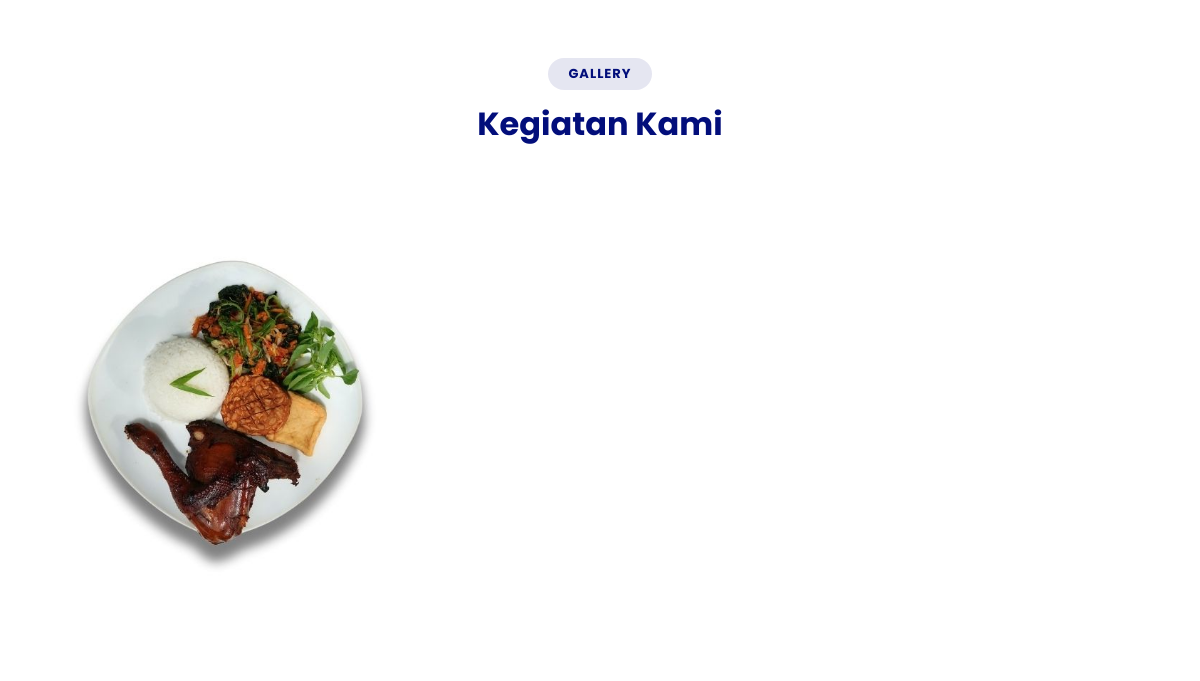
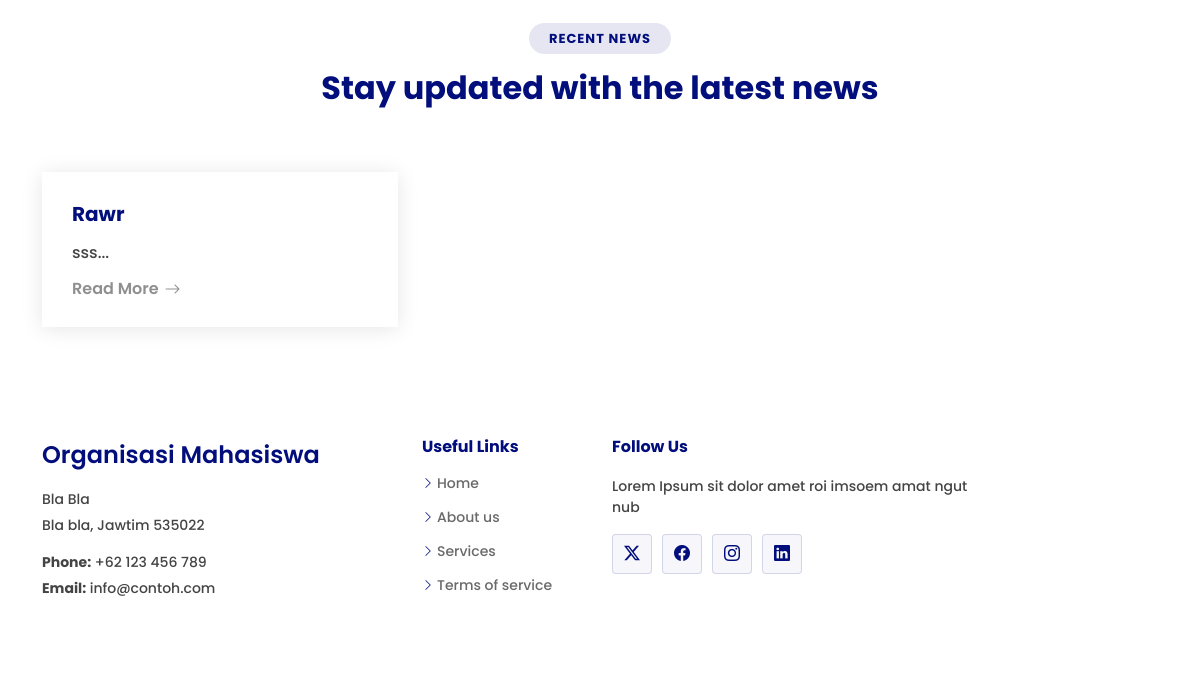
Page /home.php (lower part) on the earlier database version (2 pictures, top to bottom).
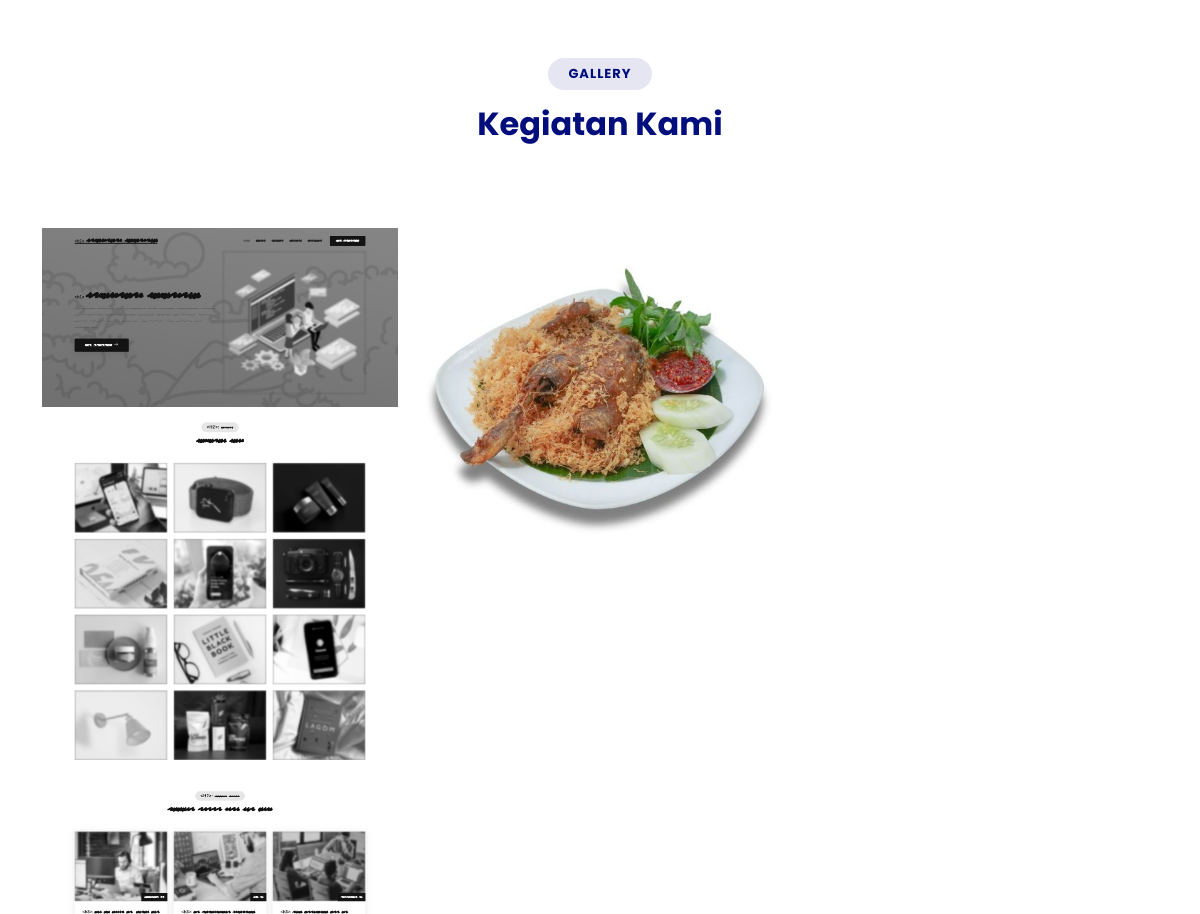
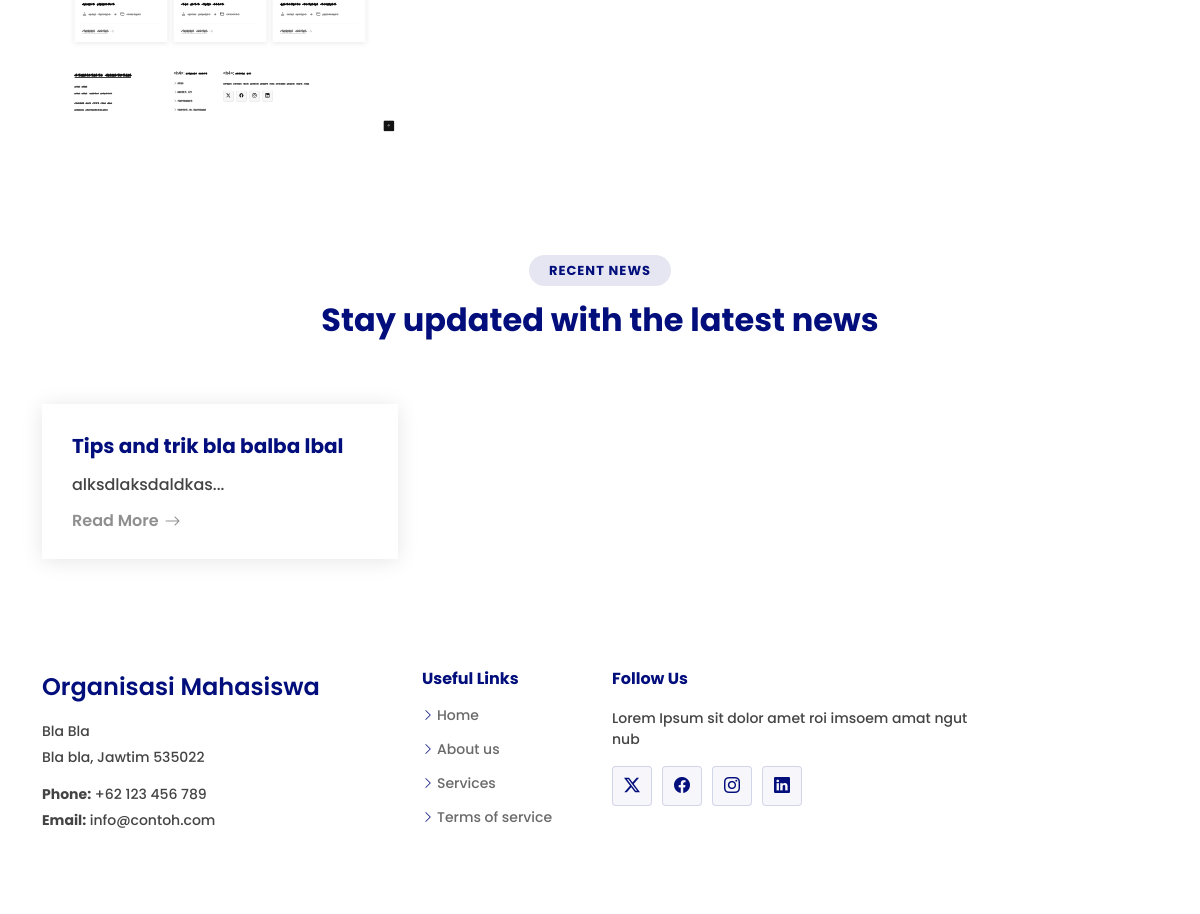
Same page on the later database version (2 pictures, top to bottom).
### tables this page shows
CREATE TABLE `events` (
  `event_id` int(11) NOT NULL,
  `title` varchar(100) NOT NULL,
  `date` date NOT NULL,
  `description` text DEFAULT NULL,
  `image` varchar(255) DEFAULT NULL
);

CREATE TABLE `news` (
  `news_id` int(11) NOT NULL,
  `title` varchar(150) NOT NULL,
  `content` text NOT NULL,
  `date` date NOT NULL
);

### home.php (the view, shortened to what this page needs)
<!DOCTYPE html>
<html lang="en">
<head>
  <link href="assets/vendor/bootstrap/css/bootstrap.min.css" rel="stylesheet">
  <link href="assets/vendor/bootstrap-icons/bootstrap-icons.css" rel="stylesheet">
  <link href="assets/vendor/aos/aos.css" rel="stylesheet">
  <link href="assets/vendor/glightbox/css/glightbox.min.css" rel="stylesheet">
  <link href="assets/vendor/swiper/swiper-bundle.min.css" rel="stylesheet">
  <link href="assets/css/main.css" rel="stylesheet">
</head>
<body class="index-page">
  <main class="main">
    <?php
    include('includes/db.php');
    $stmt = $pdo->query("SELECT * FROM events");
    $events = $stmt->fetchAll();
    ?>
    <section id="portfolio" class="portfolio section">
      <div class="container section-title" data-aos="fade-up">
        <h2>Gallery</h2>
        <p>Kegiatan Kami</p>
      </div>
      <div class="container">
        <div class="isotope-layout" data-default-filter="*" data-layout="masonry" data-sort="original-order">
          <div class="row gy-4 isotope-container" data-aos="fade-up" data-aos-delay="200">
            <?php foreach ($events as $event): ?>
              <div class="col-lg-4 col-md-6 portfolio-item isotope-item">
                <div class="portfolio-content h-100">
                  <img src="uploads/<?php echo $event['image']; ?>" class="img-fluid" alt="" />
                </div>
              </div>
            <?php endforeach; ?>
          </div>
        </div>
      </div>
    </section>
    <section id="recent-posts" class="recent-posts section">
      <div class="container section-title" data-aos="fade-up">
        <h2>Recent News</h2>
        <p>Stay updated with the latest news</p>
      </div>
      <div class="container">
        <div class="row gy-5">
          <?php
          $query = "SELECT * FROM news ORDER BY date DESC LIMIT 3";
          $stmt = $pdo->query($query);
          while ($row = $stmt->fetch(PDO::FETCH_ASSOC)) {
            $title = $row['title'];
            $content = $row['content'];
            $shortContent = substr($content, 0, 150) . '...';
            ?>
            <div class="col-xl-4 col-md-6">
              <div class="post-item position-relative h-100" data-aos="fade-up" data-aos-delay="100">
                <div class="post-content d-flex flex-column">
                  <h3 class="post-title"><?php echo htmlspecialchars($title); ?></h3>
                  <p class="post-content-text">
                    <?php echo htmlspecialchars($shortContent); ?>
                  </p>
                  <a href="news-details.php?id=<?php echo $row['news_id']; ?>" class="readmore stretched-link">
                    <span>Read More</span><i class="bi bi-arrow-right"></i>
                  </a>
                </div>
              </div>
            </div>
          <?php }
          ?>
        </div>
      </div>
    </section>
    <footer id="footer" class="footer">
      <div class="container footer-top">
        <div class="row gy-4">
          <div class="col-lg-4 col-md-6 footer-about">
            <a href="home.php" class="d-flex align-items-center">
              <span class="sitename">Organisasi Mahasiswa</span>
            </a>
            <div class="footer-contact pt-3">
              <p>Bla Bla</p>
              <p>Bla bla, Jawtim 535022</p>
              <p class="mt-3">
                <strong>Phone:</strong> <span>+62 123 456 789</span>
              </p>
              <p><strong>Email:</strong> <span>info@contoh.com</span></p>
            </div>
          </div>
          <div class="col-lg-2 col-md-3 footer-links">
            <h4>Useful Links</h4>
            <ul>
              <li><i class="bi bi-chevron-right"></i> <a href="#">Home</a></li>
              <li>
                <i class="bi bi-chevron-right"></i> <a href="#">About us</a>
              </li>
              <li>
                <i class="bi bi-chevron-right"></i> <a href="#">Services</a>
              </li>
              <li>
                <i class="bi bi-chevron-right"></i>
                <a href="#">Terms of service</a>
              </li>
            </ul>
          </div>
          <div class="col-lg-4 col-md-12">
            <h4>Follow Us</h4>
            <p>Lorem Ipsum sit dolor amet roi imsoem amat ngut nub</p>
            <div class="social-links d-flex">
              <a href=""><i class="bi bi-twitter-x"></i></a>
              <a href=""><i class="bi bi-facebook"></i></a>
              <a href=""><i class="bi bi-instagram"></i></a>
              <a href=""><i class="bi bi-linkedin"></i></a>
            </div>
          </div>
        </div>
      </div>
    </footer>
</body>
</html>

Differences in the rows shown:
removed news: title "Rawr", content "sss..."
changed events (number 1 of 2 on the later page): image: a different picture
added events: image (picture)
added news: title "Tips and trik bla balba lbal", content "alksdlaksdaldkas..."
